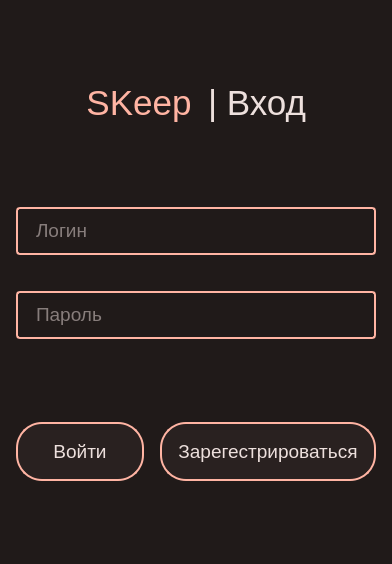
<?xml version="1.0" encoding="UTF-8"?>
<ui version="4.0">
 <class>authDialog</class>
 <widget class="QWidget" name="authDialog">
  <property name="enabled">
   <bool>true</bool>
  </property>
  <property name="geometry">
   <rect>
    <x>0</x>
    <y>0</y>
    <width>392</width>
    <height>564</height>
   </rect>
  </property>
  <property name="sizePolicy">
   <sizepolicy hsizetype="Preferred" vsizetype="Preferred">
    <horstretch>0</horstretch>
    <verstretch>0</verstretch>
   </sizepolicy>
  </property>
  <property name="minimumSize">
   <size>
    <width>392</width>
    <height>564</height>
   </size>
  </property>
  <property name="maximumSize">
   <size>
    <width>392</width>
    <height>564</height>
   </size>
  </property>
  <property name="windowTitle">
   <string>SKeep - вход</string>
  </property>
  <property name="styleSheet">
   <string notr="true">QWidget {
	background-color: rgb(32, 26, 25);
	color: rgb(237, 224, 221)
}

QLabel {
	color: rgb(237, 224, 221);
}

QLabel#authTitleLabel {
	color: rgb(255, 180, 163);
	font-weight: 100;
}

QLineEdit {
	border: 2 solid rgb(255, 180, 163);
	padding-bottom: 2;
	padding-left: 16;
	border-radius: 4;
}

QPushButton {
	padding: 16;
	border-radius: 26;
	background-color: rgb(41, 33, 32);
	border: 2 solid rgb(255, 180, 163);
}

QPushButton:hover {
	background-color: rgb(66, 53, 51);
}

QPushButton:pressed {
	background-color: rgb(26, 20, 20);
}</string>
  </property>
  <layout class="QVBoxLayout" name="verticalLayout_2">
   <property name="spacing">
    <number>16</number>
   </property>
   <property name="leftMargin">
    <number>16</number>
   </property>
   <property name="topMargin">
    <number>16</number>
   </property>
   <property name="rightMargin">
    <number>16</number>
   </property>
   <property name="bottomMargin">
    <number>16</number>
   </property>
   <item>
    <spacer name="verticalSpacer_4">
     <property name="orientation">
      <enum>Qt::Vertical</enum>
     </property>
     <property name="sizeHint" stdset="0">
      <size>
       <width>20</width>
       <height>40</height>
      </size>
     </property>
    </spacer>
   </item>
   <item>
    <layout class="QHBoxLayout" name="horizontalLayout_2">
     <property name="sizeConstraint">
      <enum>QLayout::SetMinimumSize</enum>
     </property>
     <item>
      <spacer name="horizontalSpacer">
       <property name="orientation">
        <enum>Qt::Horizontal</enum>
       </property>
       <property name="sizeHint" stdset="0">
        <size>
         <width>40</width>
         <height>20</height>
        </size>
       </property>
      </spacer>
     </item>
     <item>
      <widget class="QLabel" name="authTitleLabel">
       <property name="font">
        <font>
         <pointsize>26</pointsize>
         <weight>12</weight>
         <bold>false</bold>
        </font>
       </property>
       <property name="text">
        <string>SKeep</string>
       </property>
       <property name="alignment">
        <set>Qt::AlignCenter</set>
       </property>
      </widget>
     </item>
     <item>
      <widget class="QLabel" name="authTitleLabel_2">
       <property name="font">
        <font>
         <pointsize>26</pointsize>
        </font>
       </property>
       <property name="text">
        <string>| Вход</string>
       </property>
       <property name="alignment">
        <set>Qt::AlignCenter</set>
       </property>
      </widget>
     </item>
     <item>
      <spacer name="horizontalSpacer_2">
       <property name="orientation">
        <enum>Qt::Horizontal</enum>
       </property>
       <property name="sizeHint" stdset="0">
        <size>
         <width>40</width>
         <height>20</height>
        </size>
       </property>
      </spacer>
     </item>
    </layout>
   </item>
   <item>
    <spacer name="verticalSpacer_3">
     <property name="orientation">
      <enum>Qt::Vertical</enum>
     </property>
     <property name="sizeHint" stdset="0">
      <size>
       <width>20</width>
       <height>40</height>
      </size>
     </property>
    </spacer>
   </item>
   <item>
    <layout class="QVBoxLayout" name="verticalLayout">
     <item>
      <widget class="QLineEdit" name="loginEdit">
       <property name="minimumSize">
        <size>
         <width>32</width>
         <height>48</height>
        </size>
       </property>
       <property name="maximumSize">
        <size>
         <width>16777215</width>
         <height>48</height>
        </size>
       </property>
       <property name="font">
        <font>
         <pointsize>14</pointsize>
        </font>
       </property>
       <property name="toolTip">
        <string>Введите логин</string>
       </property>
       <property name="inputMask">
        <string/>
       </property>
       <property name="maxLength">
        <number>24</number>
       </property>
       <property name="placeholderText">
        <string>Логин</string>
       </property>
       <property name="clearButtonEnabled">
        <bool>false</bool>
       </property>
      </widget>
     </item>
     <item>
      <spacer name="verticalSpacer">
       <property name="orientation">
        <enum>Qt::Vertical</enum>
       </property>
       <property name="sizeType">
        <enum>QSizePolicy::Fixed</enum>
       </property>
       <property name="sizeHint" stdset="0">
        <size>
         <width>20</width>
         <height>20</height>
        </size>
       </property>
      </spacer>
     </item>
     <item>
      <widget class="QLineEdit" name="passEdit">
       <property name="minimumSize">
        <size>
         <width>32</width>
         <height>48</height>
        </size>
       </property>
       <property name="maximumSize">
        <size>
         <width>16777215</width>
         <height>48</height>
        </size>
       </property>
       <property name="font">
        <font>
         <pointsize>14</pointsize>
        </font>
       </property>
       <property name="toolTip">
        <string>Введите логин</string>
       </property>
       <property name="inputMask">
        <string/>
       </property>
       <property name="maxLength">
        <number>64</number>
       </property>
       <property name="placeholderText">
        <string>Пароль</string>
       </property>
       <property name="clearButtonEnabled">
        <bool>false</bool>
       </property>
      </widget>
     </item>
    </layout>
   </item>
   <item>
    <spacer name="verticalSpacer_2">
     <property name="orientation">
      <enum>Qt::Vertical</enum>
     </property>
     <property name="sizeHint" stdset="0">
      <size>
       <width>20</width>
       <height>40</height>
      </size>
     </property>
    </spacer>
   </item>
   <item>
    <layout class="QHBoxLayout" name="horizontalLayout">
     <item>
      <widget class="QPushButton" name="loginBtn">
       <property name="sizePolicy">
        <sizepolicy hsizetype="Minimum" vsizetype="Preferred">
         <horstretch>0</horstretch>
         <verstretch>0</verstretch>
        </sizepolicy>
       </property>
       <property name="font">
        <font>
         <pointsize>14</pointsize>
        </font>
       </property>
       <property name="cursor">
        <cursorShape>PointingHandCursor</cursorShape>
       </property>
       <property name="toolTip">
        <string>Войти в приложение</string>
       </property>
       <property name="text">
        <string>Войти</string>
       </property>
      </widget>
     </item>
     <item>
      <widget class="QPushButton" name="registerBtn">
       <property name="font">
        <font>
         <pointsize>14</pointsize>
        </font>
       </property>
       <property name="cursor">
        <cursorShape>PointingHandCursor</cursorShape>
       </property>
       <property name="toolTip">
        <string>Зарегестрироваться в приложении</string>
       </property>
       <property name="text">
        <string>Зарегестрироваться</string>
       </property>
      </widget>
     </item>
    </layout>
   </item>
   <item>
    <spacer name="verticalSpacer_5">
     <property name="orientation">
      <enum>Qt::Vertical</enum>
     </property>
     <property name="sizeHint" stdset="0">
      <size>
       <width>20</width>
       <height>40</height>
      </size>
     </property>
    </spacer>
   </item>
  </layout>
 </widget>
 <resources/>
 <connections/>
</ui>
